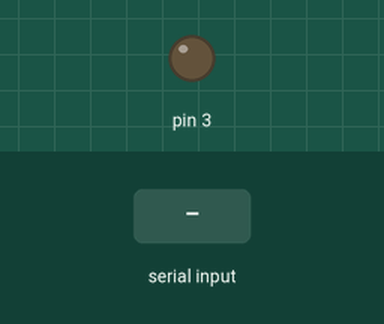
Recording of a sketch running on a simulated Arduino Uno, built with avr-gcc and run on an emulated ATmega328P. Shown: output pins drawn as LEDs (lit = HIGH). Inputs (shaded band) come from the test bench. What the sketch prints to the serial monitor is not drawn.

Above: at 1.2 s.
1.3 s: "t" received over Serial
At 1.6 s:
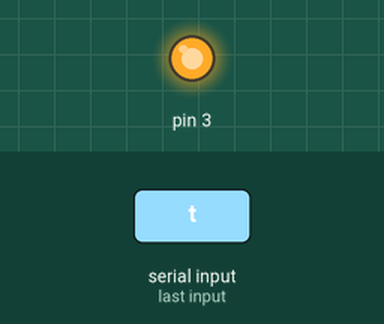
2.8 s: "r" received over Serial
At 3.9 s:
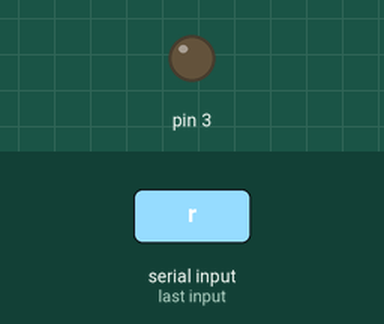
Timing chart, 0 to 5.8 s (numbered marks = the images above; inputs shaded):
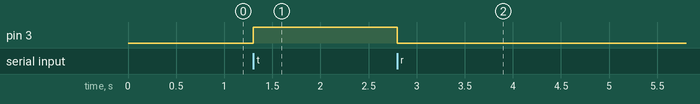

The sketch:

4_2.ino
```cpp
void setup(){
	Serial.begin(9600);
	Serial.print("Ready");
	pinMode(3, OUTPUT);
}
void loop(){
	if(Serial.available()){
		char ch = Serial.read();
		Serial.print(ch);
		switch (ch) {
		    case 't':
		      digitalWrite(3, HIGH);
		      break;
		    case 'r':
		      digitalWrite(3, LOW);
		      break;
		}
	}
}
```

Measured:
- after the input at 1.3 s, pin 3: LOW → HIGH at once
- after the input at 2.8 s, pin 3: HIGH → LOW at once
